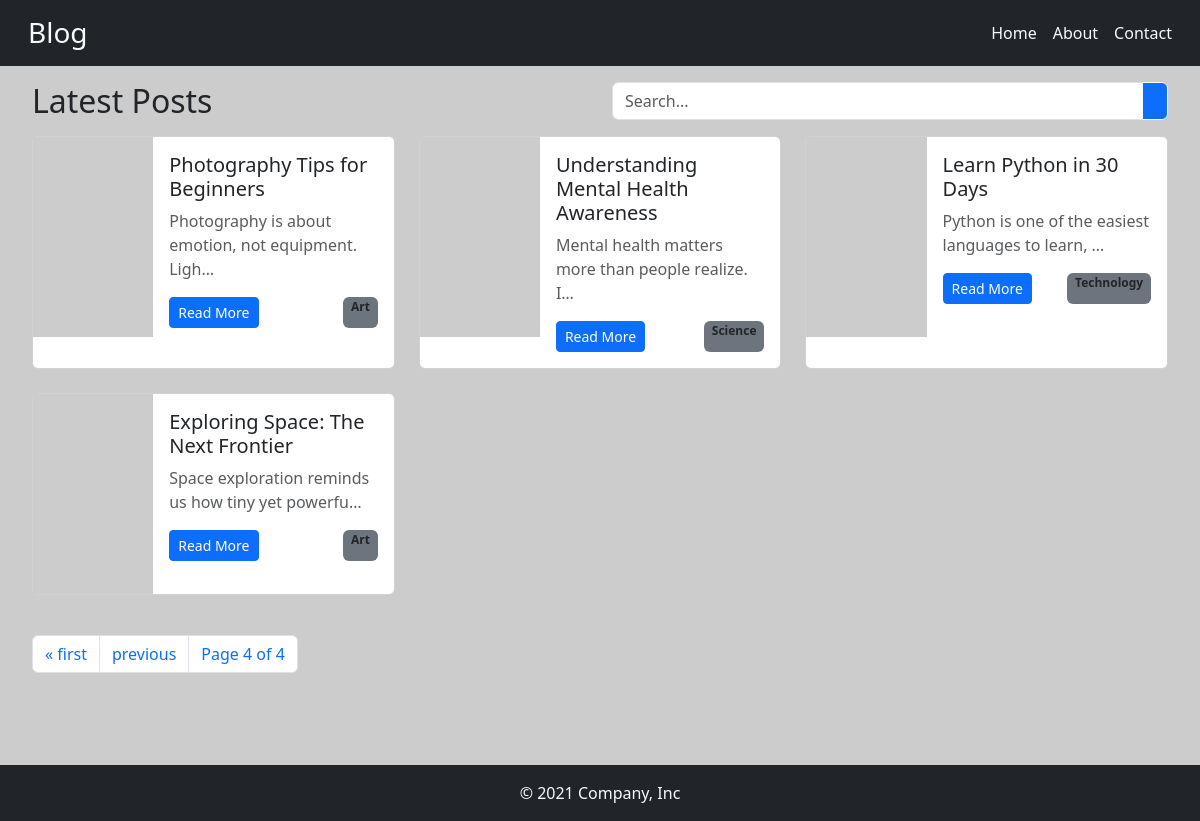
/?page=4, run on the app's committed database.
### blog/models.py (models this page shows, shortened)
class Post(models.Model):
    title = models.CharField(max_length=100)
    content = models.TextField()
    img_url = models.URLField(null=True)
    created_at = models.DateTimeField(auto_now_add=True)
    slug = models.SlugField(unique=True)
    category = models.ForeignKey(Category, on_delete=models.CASCADE)

class Category(models.Model):
    name= models.CharField(max_length=100)
    def __str__(self):
        return self.name

### blog/views.py (the view)
# urls.py: path("", views.index, name="index"),
def index(request):
    blog_title="Latest Posts"
    all_posts = Post.objects.all()
    paginator = Paginator(all_posts, 5)
    page_number = request.GET.get('page')
    page_obj = paginator.get_page(page_number)
    return render(request,'blog/index.html',{'blog_title':blog_title, 'page_obj':page_obj})

### blog/templates/blog/index.html (shortened to what this page needs)
{% extends 'blog/base.html' %}
{% block content %}
    <div class="container-fluid">
        <div class="row my-3 mx-2 align-items-center">
            <div class="col-12 col-md-6 mb-2 mb-md-0">
                <h2 class="m-0">{{blog_title}}</h2>
            </div>
            <div class="col-12 col-md-6">
                <div class="input-group">
                    <input type="text" class="form-control" placeholder="Search..." aria-label="Search">
                    <button class="btn btn-outline-light btn-primary" type="button" id="button-search">
                    </button>
                </div>
            </div>
        </div>
        <div class="row mx-2 my-3">
            {% if page_obj %}
                {% for post in page_obj %}
                <div class="col-12 col-md-6 col-lg-4 mb-4">
                <div class="card h-100">
                    <div class="card-body p-0">
                        <div class="row g-0 h-100">
                            <div class="col-12 col-md-12 col-lg-4">
                                <img src="{{post.img_url}}" class="img-fluid w-100" style="height: 200px; object-fit: cover;" alt="{{post.title}}">
                            </div>
                            <div class="col-12 col-md-12 col-lg-8 p-3">
                                <h5 class="card-title">{{post.title}}</h5>
                                <p class="card-text text-muted">{{post.content|truncatechars:50}}</p>
                                <div class="d-flex justify-content-between gap-2">
                                    <a href="{% url 'blog:detail' slug=post.slug %}" class="btn btn-sm btn-primary">Read More</a>
                                    <span class="text-decoration-none text-dark fw-bold badge bg-secondary">{{post.category}}</span>
                                </div>
                            </div>
                        </div>
                    </div>
                </div>
                </div>
                {% endfor %}
                <div class="col-12 my-3">
                    {% if page_obj.has_other_pages %}
                        <nav aria-label="Page navigation">
                            <ul class="pagination">
                                {% if page_obj.has_previous %}
                                <li class="page-item">
                                    <a class="page-link" href="?page=1" aria-label="First">
                                        <span aria-hidden="true">&laquo; first</span>
                                    </a>
                                </li>
                                <li class="page-item">
                                    <a class="page-link" href="?page={{page_obj.previous_page_number}}" aria-label="Previous">
                                        <span aria-hidden="true">previous</span>
                                    </a>
                                </li>
                                {% endif %}
                                <li class="page-item"><span class="page-link">Page {{page_obj.number}} of {{page_obj.paginator.num_pages}}</span></li>
                            </ul>
                        </nav>
                    {% endif %}
                </div>
            {% else %}
                <p>No Posts Available</p>
            {% endif %}
        </div>
    </div>
{% endblock %}

### blog/static/blog/style.css (style rules this page uses)
* { box-sizing: border-box; }
body { background-color: #cccccc; padding-bottom: 150px; }
@media (min-width: 769px) { body { padding-bottom: 100px; } }
img { max-width: 100%; height: auto; display: block; }
.input-group { width: 100%; }
.input-group input { font-size: 16px; }

### data on the page
Post: title "Photography Tips for Beginners", content "Photography is about emotion, not equipment. Ligh…", category "Art"
Post: title "Understanding Mental Health Awareness", content "Mental health matters more than people realize. I…", category "Science"
Post: title "Learn Python in 30 Days", content "Python is one of the easiest languages to learn, …", category "Technology"
Post: title "Exploring Space: The Next Frontier", content "Space exploration reminds us how tiny yet powerfu…", category "Art"

### other printed values
{{ blog_title }} "Latest Posts"
{{ page_obj.number }} "4"
{{ page_obj.paginator.num_pages }} "4"
